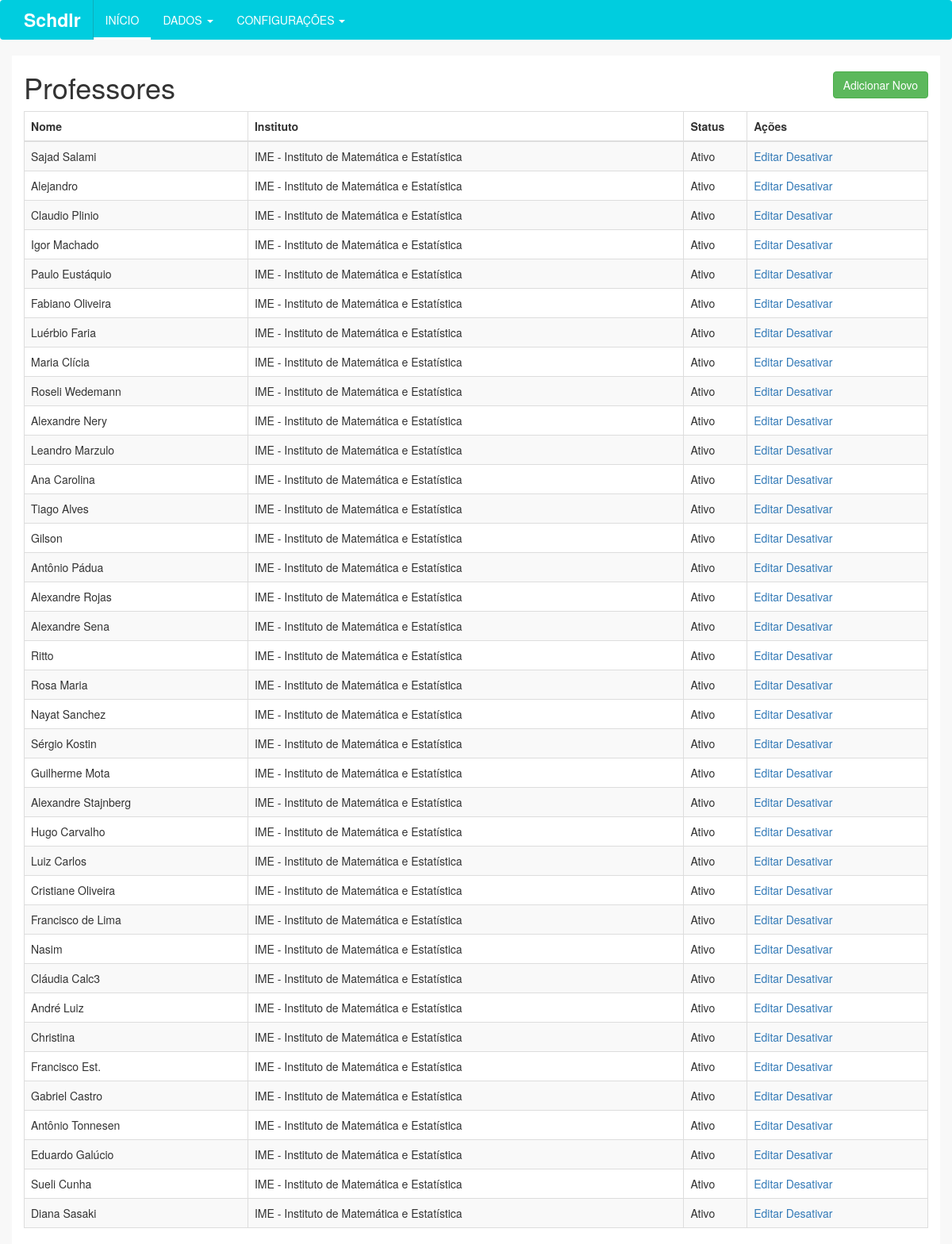
The page /professor/ on the database its author committed.
### tables this page shows
CREATE TABLE `professor` (
  `idProfessor` int(11) NOT NULL,
  `nome` varchar(255) DEFAULT NULL,
  `ativo` tinyint(1) NOT NULL DEFAULT '1',
  `excluido` tinyint(1) NOT NULL DEFAULT '0',
  `Instituto_idInstituto` int(11) NOT NULL
);

### index.php (called while the page is built, shortened)
<?php
	require_once("controles/Manipulador.php");
	Manipulador::Instancia()->Conteudo();
?>

### modelos/DaoProfessor.php (called while the page is built, shortened)
<?php
	require_once("Conexao.php");
	class DaoProfessor{
		public static $instancia;
		public static function Instancia(){
			if (!isset(self::$instancia))
				self::$instancia = new DaoProfessor();
			return self::$instancia;
		}
		public function Listar(){
			try{
				$sql = "SELECT idProfessor,(SELECT nome FROM instituto WHERE idInstituto = professor.Instituto_idInstituto) as instituto, nome, ativo, excluido, (SELECT count(*) FROM agregacao WHERE agregacao.excluido = 0 and agregacao.Professor_idProfessor = professor.idProfessor) as dependencias
							FROM professor WHERE excluido = 0";
				$p_sql = Conexao::Instancia()->prepare($sql);
				$p_sql->execute();
				return $p_sql->fetchAll();
			}
			catch(Exception $e){
				echo "Exception >>> ".$e;
			}
		}
	}
?>

### modelos/Conexao.php (called while the page is built, shortened)
<?php
class Conexao{
	public static $instancia;
	public static function Instancia() {
		if (!isset(self::$instancia)) {
			self::$instancia = new PDO('mysql:host=localhost;dbname=tcc', 'root', '', array(PDO::MYSQL_ATTR_INIT_COMMAND => "SET NAMES utf8"));
			self::$instancia->setAttribute(PDO::ATTR_ERRMODE, PDO::ERRMODE_EXCEPTION);
			self::$instancia->setAttribute(PDO::ATTR_ORACLE_NULLS, PDO::NULL_EMPTY_STRING);
		}
		return self::$instancia;
	}
}
?>

### visoes/professor/index.php (the view, shortened to what this page needs)
<?php
	require_once("modelos/DaoProfessor.php");
	$dados = DaoProfessor::Instancia()->Listar();
?>
<div class="row">
	<div class="col-md-10">
		<h1>Professores</h1>
	</div>
	<div class="col-md-2">
		<a href="<?php echo Manipulador::Instancia()->getDir(); ?>professor/adicionar"><button type="button" class="btn btn-success pull-right add-button">Adicionar Novo</button></a>
	</div>
</div>
<div class="row">
	<div class="col-md-12">
		<?php if(sizeof($dados) > 0){ ?>
			<div class="table-responsive">
				<table class="table table-striped table-bordered">
				    <thead>
				    	<tr>
				    		<th>Nome</th>
				    		<th>Instituto</th>
				    		<th width="7%">Status</th>
				    		<th width="20%">Ações</th>
				    	</tr>
				    </thead>
				    <tbody>
				    	<?php foreach($dados as $key=>$value){ ?>
							<tr>
					    		<td><?php echo $value["nome"]; ?></td>
					    		<td><?php echo $value["instituto"]; ?></td>
					    		<td><?php echo ($value["ativo"]?"Ativo":"Inativo"); ?></td>
					    		<td><a href="<?php echo Manipulador::Instancia()->getDir()."professor/editar/".$value["idProfessor"]; ?>">Editar</a> <a href="<?php echo Manipulador::getDir(); ?>controles/professor.php?acao=<?php echo ($value["ativo"]?"desativar":"ativar"); ?>&id=<?php echo $value["idProfessor"]; ?>"><?php echo ($value["ativo"]?"Desativar":"Ativar"); ?></a></td>
					    	</tr>
				    	<?php } ?>
				    </tbody>
				</table>
		</div>
		<?php } else { ?>
			<p>Não há dados a serem exibidos</p>
		<?php } ?>
	</div>
</div>

### css/custom.css (style rules this page uses)
html, body { background-color: #F8F8F8; }
button.add-button { margin-top: 20px; }

### rows shown on the page
professor: nome "Sajad Salami", instituto "IME - Instituto de Matemática e Estatística", ativo "Ativo"
professor: nome "Alejandro", instituto "IME - Instituto de Matemática e Estatística", ativo "Ativo"
professor: nome "Claudio Plinio", instituto "IME - Instituto de Matemática e Estatística", ativo "Ativo"
professor: nome "Igor Machado", instituto "IME - Instituto de Matemática e Estatística", ativo "Ativo"
professor: nome "Paulo Eustáquio", instituto "IME - Instituto de Matemática e Estatística", ativo "Ativo"
professor: nome "Fabiano Oliveira", instituto "IME - Instituto de Matemática e Estatística", ativo "Ativo"
professor: nome "Luérbio Faria", instituto "IME - Instituto de Matemática e Estatística", ativo "Ativo"
professor: nome "Maria Clícia", instituto "IME - Instituto de Matemática e Estatística", ativo "Ativo"
professor: nome "Roseli Wedemann", instituto "IME - Instituto de Matemática e Estatística", ativo "Ativo"
professor: nome "Alexandre Nery", instituto "IME - Instituto de Matemática e Estatística", ativo "Ativo"
professor: nome "Leandro Marzulo", instituto "IME - Instituto de Matemática e Estatística", ativo "Ativo"
professor: nome "Ana Carolina", instituto "IME - Instituto de Matemática e Estatística", ativo "Ativo"
professor: nome "Tiago Alves", instituto "IME - Instituto de Matemática e Estatística", ativo "Ativo"
professor: nome "Gilson", instituto "IME - Instituto de Matemática e Estatística", ativo "Ativo"
professor: nome "Antônio Pádua", instituto "IME - Instituto de Matemática e Estatística", ativo "Ativo"
professor: nome "Alexandre Rojas", instituto "IME - Instituto de Matemática e Estatística", ativo "Ativo"
professor: nome "Alexandre Sena", instituto "IME - Instituto de Matemática e Estatística", ativo "Ativo"
professor: nome "Ritto", instituto "IME - Instituto de Matemática e Estatística", ativo "Ativo"
professor: nome "Rosa Maria", instituto "IME - Instituto de Matemática e Estatística", ativo "Ativo"
professor: nome "Nayat Sanchez", instituto "IME - Instituto de Matemática e Estatística", ativo "Ativo"
professor: nome "Sérgio Kostin", instituto "IME - Instituto de Matemática e Estatística", ativo "Ativo"
professor: nome "Guilherme Mota", instituto "IME - Instituto de Matemática e Estatística", ativo "Ativo"
professor: nome "Alexandre Stajnberg", instituto "IME - Instituto de Matemática e Estatística", ativo "Ativo"
professor: nome "Hugo Carvalho", instituto "IME - Instituto de Matemática e Estatística", ativo "Ativo"
professor: nome "Luiz Carlos", instituto "IME - Instituto de Matemática e Estatística", ativo "Ativo"
professor: nome "Cristiane Oliveira", instituto "IME - Instituto de Matemática e Estatística", ativo "Ativo"
professor: nome "Francisco de Lima", instituto "IME - Instituto de Matemática e Estatística", ativo "Ativo"
professor: nome "Nasim", instituto "IME - Instituto de Matemática e Estatística", ativo "Ativo"
professor: nome "Cláudia Calc3", instituto "IME - Instituto de Matemática e Estatística", ativo "Ativo"
professor: nome "André Luiz", instituto "IME - Instituto de Matemática e Estatística", ativo "Ativo"
professor: nome "Christina", instituto "IME - Instituto de Matemática e Estatística", ativo "Ativo"
professor: nome "Francisco Est.", instituto "IME - Instituto de Matemática e Estatística", ativo "Ativo"
professor: nome "Gabriel Castro", instituto "IME - Instituto de Matemática e Estatística", ativo "Ativo"
professor: nome "Antônio Tonnesen", instituto "IME - Instituto de Matemática e Estatística", ativo "Ativo"
professor: nome "Eduardo Galúcio", instituto "IME - Instituto de Matemática e Estatística", ativo "Ativo"
professor: nome "Sueli Cunha", instituto "IME - Instituto de Matemática e Estatística", ativo "Ativo"
professor: nome "Diana Sasaki", instituto "IME - Instituto de Matemática e Estatística", ativo "Ativo"
